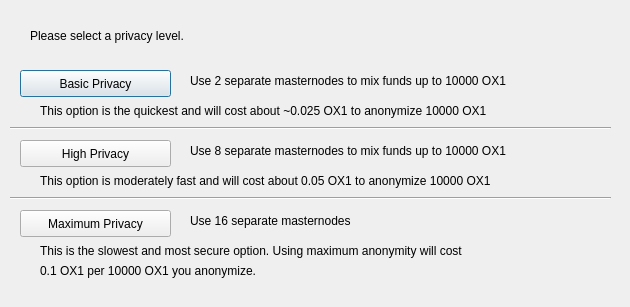
<?xml version="1.0" encoding="UTF-8"?>
<ui version="4.0">
 <class>ObfuscationConfig</class>
 <widget class="QDialog" name="ObfuscationConfig">
  <property name="geometry">
   <rect>
    <x>0</x>
    <y>0</y>
    <width>630</width>
    <height>307</height>
   </rect>
  </property>
  <property name="windowTitle">
   <string>Configure Obfuscation</string>
  </property>
  <widget class="QPushButton" name="buttonBasic">
   <property name="geometry">
    <rect>
     <x>20</x>
     <y>70</y>
     <width>151</width>
     <height>27</height>
    </rect>
   </property>
   <property name="text">
    <string>Basic Privacy</string>
   </property>
  </widget>
  <widget class="QPushButton" name="buttonHigh">
   <property name="geometry">
    <rect>
     <x>20</x>
     <y>140</y>
     <width>151</width>
     <height>27</height>
    </rect>
   </property>
   <property name="text">
    <string>High Privacy</string>
   </property>
  </widget>
  <widget class="QPushButton" name="buttonMax">
   <property name="geometry">
    <rect>
     <x>20</x>
     <y>210</y>
     <width>151</width>
     <height>27</height>
    </rect>
   </property>
   <property name="text">
    <string>Maximum Privacy</string>
   </property>
  </widget>
  <widget class="QLabel" name="label">
   <property name="geometry">
    <rect>
     <x>30</x>
     <y>20</y>
     <width>571</width>
     <height>31</height>
    </rect>
   </property>
   <property name="text">
    <string>Please select a privacy level.</string>
   </property>
  </widget>
  <widget class="QLabel" name="label_2">
   <property name="geometry">
    <rect>
     <x>190</x>
     <y>70</y>
     <width>421</width>
     <height>21</height>
    </rect>
   </property>
   <property name="text">
    <string>Use 2 separate masternodes to mix funds up to 10000 OX1</string>
   </property>
  </widget>
  <widget class="QLabel" name="label_3">
   <property name="geometry">
    <rect>
     <x>190</x>
     <y>140</y>
     <width>411</width>
     <height>21</height>
    </rect>
   </property>
   <property name="text">
    <string>Use 8 separate masternodes to mix funds up to 10000 OX1</string>
   </property>
  </widget>
  <widget class="QLabel" name="label_4">
   <property name="geometry">
    <rect>
     <x>190</x>
     <y>210</y>
     <width>421</width>
     <height>21</height>
    </rect>
   </property>
   <property name="text">
    <string>Use 16 separate masternodes</string>
   </property>
  </widget>
  <widget class="QLabel" name="label_6">
   <property name="geometry">
    <rect>
     <x>40</x>
     <y>100</y>
     <width>561</width>
     <height>21</height>
    </rect>
   </property>
   <property name="text">
    <string>This option is the quickest and will cost about ~0.025 OX1 to anonymize 10000 OX1</string>
   </property>
  </widget>
  <widget class="QLabel" name="label_7">
   <property name="geometry">
    <rect>
     <x>40</x>
     <y>170</y>
     <width>561</width>
     <height>21</height>
    </rect>
   </property>
   <property name="text">
    <string>This option is moderately fast and will cost about 0.05 OX1 to anonymize 10000 OX1</string>
   </property>
  </widget>
  <widget class="QLabel" name="label_8">
   <property name="geometry">
    <rect>
     <x>40</x>
     <y>240</y>
     <width>561</width>
     <height>21</height>
    </rect>
   </property>
   <property name="text">
    <string>This is the slowest and most secure option. Using maximum anonymity will cost</string>
   </property>
  </widget>
  <widget class="QLabel" name="label_9">
   <property name="geometry">
    <rect>
     <x>40</x>
     <y>260</y>
     <width>561</width>
     <height>21</height>
    </rect>
   </property>
   <property name="text">
    <string>0.1 OX1 per 10000 OX1 you anonymize.</string>
   </property>
  </widget>
  <widget class="Line" name="line">
   <property name="geometry">
    <rect>
     <x>10</x>
     <y>120</y>
     <width>601</width>
     <height>16</height>
    </rect>
   </property>
   <property name="orientation">
    <enum>Qt::Horizontal</enum>
   </property>
  </widget>
  <widget class="Line" name="line_2">
   <property name="geometry">
    <rect>
     <x>10</x>
     <y>190</y>
     <width>601</width>
     <height>16</height>
    </rect>
   </property>
   <property name="orientation">
    <enum>Qt::Horizontal</enum>
   </property>
  </widget>
 </widget>
 <resources/>
 <connections/>
</ui>
